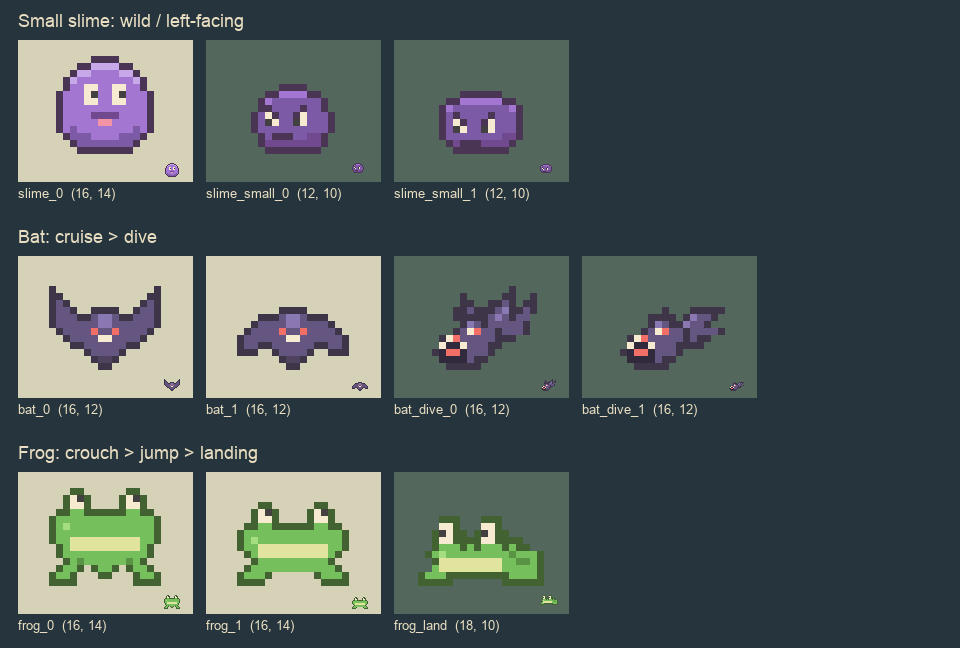
#> input picture docs/monster-batch1-review.png, 960 x 648 px
$ python -i make_monster_batch1.py   (imports and definitions only)
#> lines starting #> are read from the running program, lines starting #| are printed output that depends on the picture
"""First monster-state batch: native pixel grids, original-family palettes, left-facing.

Run this, build_art_catalog.py, then embed_assets.py. Does not edit game logic.
"""
from pathlib import Path
import hashlib
import json
from PIL import Image, ImageDraw, ImageFont

ROOT = Path(__file__).resolve().parents[1]
OUT = ROOT / 'sprites/enemies'
SLIME = {'o':'#4b3554', 'b':'#7d5aa5', 'h':'#a376d1', 's':'#71498e', 'w':'#f6ead0', 'p':'#424041'}
BAT = {'ink':'#3f3548', 'body':'#645681', 'light':'#8a78b2', 'shade':'#4f4360',
       'eye':'#f6ead0', 'coral':'#f26f68', 'mouth':'#302a3c'}
FROG = {'ink':'#426232', 'body':'#75bf5c', 'light':'#a4de81', 'shade':'#589443',
        'belly':'#e0e49f', 'eye':'#f6ead0', 'pupil':'#424041'}


# [10 lines left out: function grid, not called in this run]


def small_slime(frame):
    rows = [
        '....oooo....',
        '..oohhhhoo..',
        '.ohbbbbbbbo.',
        '.obbbbbbbbo.',
        'obbbbbbbbbbo',
        'obbbbbbbbbbo',
        'obbbbbbbbbbo',
        '.obbbbbbsso.',
        '.osssssssso.',
        '..oooooooo..',
    ] if frame == 0 else [
        '............',
        '...oooooo...',
        '.oohhhhhhoo.',
        'ohbbbbbbbbho',
        'obbbbbbbbbbo',
        'obbbbbbbbbbo',
        'obbbbbbbbbbo',
        'obbbbbbbbsso',
        '.osssssssso.',
        '..oooooooo..',
    ]
    im = grid(rows, SLIME)
    d = ImageDraw.Draw(im)
    y = 4 + frame
    # The face is biased toward the left; pupils stay on each eye's leading edge.
    for x in (2, 6):
        d.rectangle((x, y, x + 1, y + 1), fill=SLIME['w'])
        d.point((x, y + 1), fill=SLIME['p'])
    d.point((2, y - 1), fill=SLIME['o'])
    d.point((3, y), fill=SLIME['o'])
    d.point((6, y), fill=SLIME['o'])
    d.point((7, y - 1), fill=SLIME['o'])
    d.line((3, 7 + frame, 5, 7 + frame), fill=SLIME['o'])
    return im


# [94 lines left out: functions diving_bat, landing_frog, review, main, not called in this run]


# [2 lines not run here, left out]

>>> import cv2
>>> picture = cv2.imread('../docs/monster-batch1-review.png', cv2.IMREAD_GRAYSCALE)
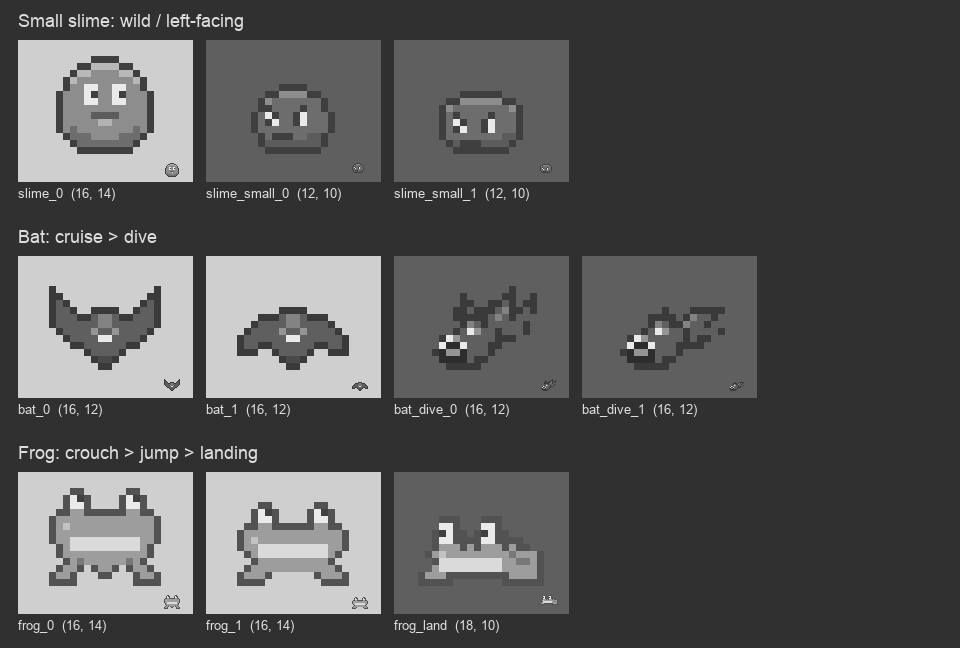
#> picture: shape (648, 960); min 45, max 234, mean 86.3
#> (the run stopped early here; a loop or call above may not have finished)
